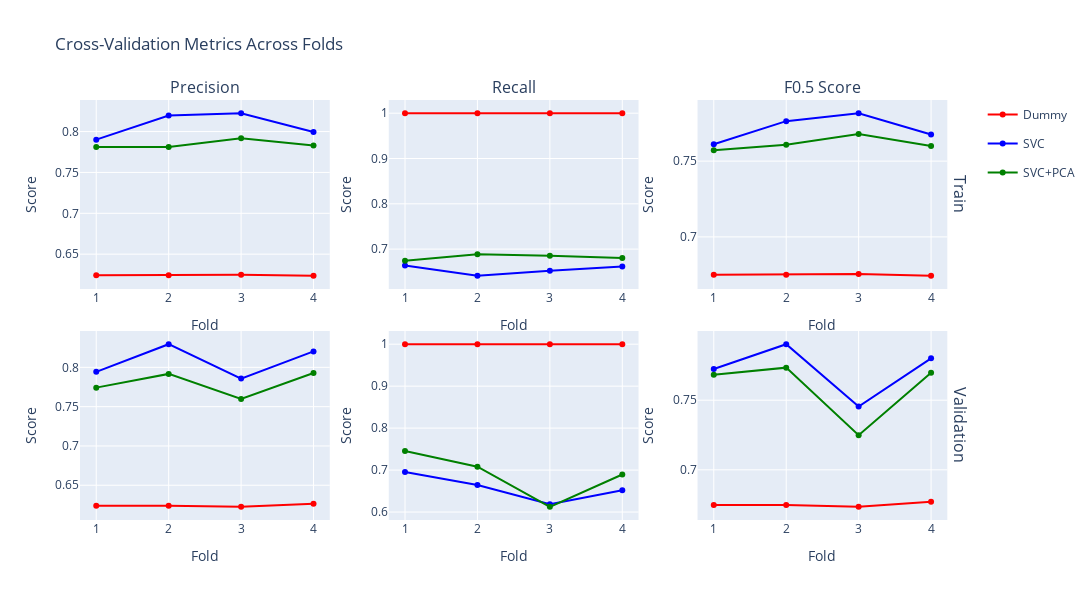

Notebook code cell kept with this figure:
### Code cell
# Instantiate estimators and cross validate
dummy_params = {
    "strategy": "most_frequent",
    "random_state": seed,
    "cv_folds": n_splits,
    "beta": beta,
}
dummy = DummyEstimator(dummy_params)
dummy_score = dummy.cross_validate(X_train, y_train)

# SVC without PCA
svc_params = best_configs['svc']
svc_params.update({
    "kernel": args['svc']["kernel"],
    "class_weight": args['svc']["class_weight"],
    "random_state": seed,
    "cv_folds": n_splits,
    "beta": beta,
    "pca": None,
})
if args["svc"]["scaler_type"] == "robust":
    svc_params["scaler"] = RobustScaler() 

svc = SVEstimator(svc_params)
svc_score = svc.cross_validate(X_train, y_train)

# SVC with PCA
svc_pca_params = best_configs['svc_pca']
svc_pca_params.update({
    "kernel": args['svc_pca']["kernel"],
    "class_weight": args['svc_pca']["class_weight"],
    "random_state": seed,
    "cv_folds": n_splits,
    "beta": beta,
})
if args["svc_pca"]["scaler_type"] == "robust":
    svc_pca_params["scaler"] = RobustScaler()

if args["svc_pca"]["pca_level"] is not None:
    svc_pca_params["pca"] = PCA(n_components=args["svc_pca"]["pca_level"], random_state=args["svc_pca"]["random_state"])

svc_pca = SVEstimator(svc_pca_params)
svc_pca_score = svc_pca.cross_validate(X_train, y_train)

print(f"Dummy CV Score: {dummy_score:.4f}")
print(f"SVC CV Score: {svc_score:.4f}")
print(f"SVC+PCA CV Score: {svc_pca_score:.4f}")

# Create metrics visualization across folds
fig = make_subplots(
    rows=2, cols=3,
    subplot_titles=('Precision', 'Recall', f'F{beta} Score'),
    row_titles=['Train', 'Validation'],
    vertical_spacing=0.1
)

models = {'Dummy': dummy, 'SVC': svc, 'SVC+PCA': svc_pca}
colors = {'Dummy': 'red', 'SVC': 'blue', 'SVC+PCA': 'green'}

for model_name, model in models.items():
    color = colors[model_name]
    
    # Train metrics
    fig.add_trace(
        go.Scatter(x=list(range(1, n_splits+1)), 
                  y=model.cv_scores['train']['precision'],
                  mode='lines+markers', 
                  name=f'{model_name}',
                  line=dict(color=color),
                  legendgroup=model_name,
                  showlegend=True),
        row=1, col=1
    )
    
    fig.add_trace(
        go.Scatter(x=list(range(1, n_splits+1)), 
                  y=model.cv_scores['train']['recall'],
                  mode='lines+markers', 
                  name=f'{model_name} Train Recall',
                  line=dict(color=color),
                  legendgroup=model_name,
                  showlegend=False),
        row=1, col=2
    )
    
    fig.add_trace(
        go.Scatter(x=list(range(1, n_splits+1)), 
                  y=model.cv_scores['train'][f'F{beta}'],
                  mode='lines+markers', 
                  name=f'{model_name} Train F{beta}',
                  line=dict(color=color),
                  legendgroup=model_name,
                  showlegend=False),
        row=1, col=3
    )
    
    # Validation metrics
    fig.add_trace(
        go.Scatter(x=list(range(1, n_splits+1)), 
                  y=model.cv_scores['valid']['precision'],
                  mode='lines+markers', 
                  name=f'{model_name} Valid Precision',
                  line=dict(color=color),
                  legendgroup=model_name,
                  showlegend=False),
        row=2, col=1
    )
    
    fig.add_trace(
        go.Scatter(x=list(range(1, n_splits+1)), 
                  y=model.cv_scores['valid']['recall'],
                  mode='lines+markers', 
                  name=f'{model_name} Valid Recall',
                  line=dict(color=color),
                  legendgroup=model_name,
                  showlegend=False),
        row=2, col=2
    )
    
    fig.add_trace(
        go.Scatter(x=list(range(1, n_splits+1)), 
                  y=model.cv_scores['valid'][f'F{beta}'],
                  mode='lines+markers', 
                  name=f'{model_name} Valid F{beta}',
                  line=dict(color=color),
                  legendgroup=model_name,
                  showlegend=False),
        row=2, col=3
    )

fig.update_xaxes(title_text="Fold")
fig.update_yaxes(title_text="Score")
fig.update_layout(height=600, width=1500, title="Cross-Validation Metrics Across Folds")
fig.show()

### Figure 1 — Plotly figure (JSON) as saved in the notebook; plotly's stock layout.template omitted (floating-point values rounded to 4 significant figures)
{"data": [{"legendgroup": "Dummy", "line": {"color": "red"}, "mode": "lines+markers", "name": "Dummy", "showlegend": true, "type": "scatter", "x": [1, 2, 3, 4], "xaxis": "x", "y": [0.6244, 0.6244, 0.6248, 0.6235], "yaxis": "y"}, {"legendgroup": "Dummy", "line": {"color": "red"}, "mode": "lines+markers", "name": "Dummy Train Recall", "showlegend": false, "type": "scatter", "x": [1, 2, 3, 4], "xaxis": "x2", "y": [1, 1, 1, 1], "yaxis": "y2"}, {"legendgroup": "Dummy", "line": {"color": "red"}, "mode": "lines+markers", "name": "Dummy Train F0.5", "showlegend": false, "type": "scatter", "x": [1, 2, 3, 4], "xaxis": "x3", "y": [0.6751, 0.6751, 0.6755, 0.6743], "yaxis": "y3"}, {"legendgroup": "Dummy", "line": {"color": "red"}, "mode": "lines+markers", "name": "Dummy Valid Precision", "showlegend": false, "type": "scatter", "x": [1, 2, 3, 4], "xaxis": "x4", "y": [0.624, 0.624, 0.6226, 0.6265], "yaxis": "y4"}, {"legendgroup": "Dummy", "line": {"color": "red"}, "mode": "lines+markers", "name": "Dummy Valid Recall", "showlegend": false, "type": "scatter", "x": [1, 2, 3, 4], "xaxis": "x5", "y": [1, 1, 1, 1], "yaxis": "y5"}, {"legendgroup": "Dummy", "line": {"color": "red"}, "mode": "lines+markers", "name": "Dummy Valid F0.5", "showlegend": false, "type": "scatter", "x": [1, 2, 3, 4], "xaxis": "x6", "y": [0.6748, 0.6748, 0.6734, 0.677], "yaxis": "y6"}, {"legendgroup": "SVC", "line": {"color": "blue"}, "mode": "lines+markers", "name": "SVC", "showlegend": true, "type": "scatter", "x": [1, 2, 3, 4], "xaxis": "x", "y": [0.7901, 0.8196, 0.8225, 0.7995], "yaxis": "y"}, {"legendgroup": "SVC", "line": {"color": "blue"}, "mode": "lines+markers", "name": "SVC Train Recall", "showlegend": false, "type": "scatter", "x": [1, 2, 3, 4], "xaxis": "x2", "y": [0.6639, 0.6411, 0.6522, 0.6618], "yaxis": "y2"}, {"legendgroup": "SVC", "line": {"color": "blue"}, "mode": "lines+markers", "name": "SVC Train F0.5", "showlegend": false, "type": "scatter", "x": [1, 2, 3, 4], "xaxis": "x3", "y": [0.7612, 0.7764, 0.7816, 0.7676], "yaxis": "y3"}, {"legendgroup": "SVC", "line": {"color": "blue"}, "mode": "lines+markers", "name": "SVC Valid Precision", "showlegend": false, "type": "scatter", "x": [1, 2, 3, 4], "xaxis": "x4", "y": [0.7943, 0.8295, 0.7857, 0.8203], "yaxis": "y4"}, {"legendgroup": "SVC", "line": {"color": "blue"}, "mode": "lines+markers", "name": "SVC Valid Recall", "showlegend": false, "type": "scatter", "x": [1, 2, 3, 4], "xaxis": "x5", "y": [0.6957, 0.6646, 0.6188, 0.6522], "yaxis": "y5"}, {"legendgroup": "SVC", "line": {"color": "blue"}, "mode": "lines+markers", "name": "SVC Valid F0.5", "showlegend": false, "type": "scatter", "x": [1, 2, 3, 4], "xaxis": "x6", "y": [0.7724, 0.7903, 0.7455, 0.7801], "yaxis": "y6"}, {"legendgroup": "SVC+PCA", "line": {"color": "green"}, "mode": "lines+markers", "name": "SVC+PCA", "showlegend": true, "type": "scatter", "x": [1, 2, 3, 4], "xaxis": "x", "y": [0.7812, 0.7812, 0.7919, 0.7828], "yaxis": "y"}, {"legendgroup": "SVC+PCA", "line": {"color": "green"}, "mode": "lines+markers", "name": "SVC+PCA Train Recall", "showlegend": false, "type": "scatter", "x": [1, 2, 3, 4], "xaxis": "x2", "y": [0.6743, 0.6888, 0.6853, 0.6805], "yaxis": "y2"}, {"legendgroup": "SVC+PCA", "line": {"color": "green"}, "mode": "lines+markers", "name": "SVC+PCA Train F0.5", "showlegend": false, "type": "scatter", "x": [1, 2, 3, 4], "xaxis": "x3", "y": [0.7572, 0.7608, 0.768, 0.76], "yaxis": "y3"}, {"legendgroup": "SVC+PCA", "line": {"color": "green"}, "mode": "lines+markers", "name": "SVC+PCA Valid Precision", "showlegend": false, "type": "scatter", "x": [1, 2, 3, 4], "xaxis": "x4", "y": [0.7742, 0.7917, 0.7597, 0.7929], "yaxis": "y4"}, {"legendgroup": "SVC+PCA", "line": {"color": "green"}, "mode": "lines+markers", "name": "SVC+PCA Valid Recall", "showlegend": false, "type": "scatter", "x": [1, 2, 3, 4], "xaxis": "x5", "y": [0.7453, 0.7081, 0.6125, 0.6894], "yaxis": "y5"}, {"legendgroup": "SVC+PCA", "line": {"color": "green"}, "mode": "lines+markers", "name": "SVC+PCA Valid F0.5", "showlegend": false, "type": "scatter", "x": [1, 2, 3, 4], "xaxis": "x6", "y": [0.7682, 0.7734, 0.7249, 0.7698], "yaxis": "y6"}], "layout": {"annotations": [{"font": {"size": 16}, "showarrow": false, "text": "Precision", "x": 0.1411, "xanchor": "center", "xref": "paper", "y": 1, "yanchor": "bottom", "yref": "paper"}, {"font": {"size": 16}, "showarrow": false, "text": "Recall", "x": 0.49, "xanchor": "center", "xref": "paper", "y": 1, "yanchor": "bottom", "yref": "paper"}, {"font": {"size": 16}, "showarrow": false, "text": "F0.5 Score", "x": 0.8389, "xanchor": "center", "xref": "paper", "y": 1, "yanchor": "bottom", "yref": "paper"}, {"font": {"size": 16}, "showarrow": false, "text": "Train", "textangle": 90, "x": 0.98, "xanchor": "left", "xref": "paper", "y": 0.775, "yanchor": "middle", "yref": "paper"}, {"font": {"size": 16}, "showarrow": false, "text": "Validation", "textangle": 90, "x": 0.98, "xanchor": "left", "xref": "paper", "y": 0.225, "yanchor": "middle", "yref": "paper"}], "height": 600, "title": {"text": "Cross-Validation Metrics Across Folds"}, "width": 1500, "xaxis": {"anchor": "y", "domain": [0, 0.2822], "title": {"text": "Fold"}}, "xaxis2": {"anchor": "y2", "domain": [0.3489, 0.6311], "title": {"text": "Fold"}}, "xaxis3": {"anchor": "y3", "domain": [0.6978, 0.98], "title": {"text": "Fold"}}, "xaxis4": {"anchor": "y4", "domain": [0, 0.2822], "title": {"text": "Fold"}}, "xaxis5": {"anchor": "y5", "domain": [0.3489, 0.6311], "title": {"text": "Fold"}}, "xaxis6": {"anchor": "y6", "domain": [0.6978, 0.98], "title": {"text": "Fold"}}, "yaxis": {"anchor": "x", "domain": [0.55, 1], "title": {"text": "Score"}}, "yaxis2": {"anchor": "x2", "domain": [0.55, 1], "title": {"text": "Score"}}, "yaxis3": {"anchor": "x3", "domain": [0.55, 1], "title": {"text": "Score"}}, "yaxis4": {"anchor": "x4", "domain": [0, 0.45], "title": {"text": "Score"}}, "yaxis5": {"anchor": "x5", "domain": [0, 0.45], "title": {"text": "Score"}}, "yaxis6": {"anchor": "x6", "domain": [0, 0.45], "title": {"text": "Score"}}}}
